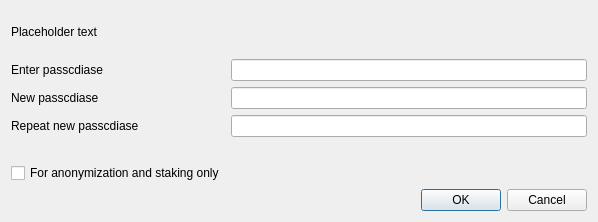
<?xml version="1.0" encoding="UTF-8"?>
<ui version="4.0">
 <class>AskPassphraseDialog</class>
 <widget class="QDialog" name="AskPassphraseDialog">
  <property name="geometry">
   <rect>
    <x>0</x>
    <y>0</y>
    <width>598</width>
    <height>222</height>
   </rect>
  </property>
  <property name="sizePolicy">
   <sizepolicy hsizetype="Preferred" vsizetype="Minimum">
    <horstretch>0</horstretch>
    <verstretch>0</verstretch>
   </sizepolicy>
  </property>
  <property name="minimumSize">
   <size>
    <width>550</width>
    <height>0</height>
   </size>
  </property>
  <property name="windowTitle">
   <string>Passcdiase Dialog</string>
  </property>
  <layout class="QVBoxLayout" name="verticalLayout">
   <property name="sizeConstraint">
    <enum>QLayout::SetMinimumSize</enum>
   </property>
   <item>
    <widget class="QLabel" name="warningLabel">
     <property name="text">
      <string notr="true">Placeholder text</string>
     </property>
     <property name="textFormat">
      <enum>Qt::RichText</enum>
     </property>
     <property name="wordWrap">
      <bool>true</bool>
     </property>
    </widget>
   </item>
   <item>
    <layout class="QFormLayout" name="formLayout">
     <property name="sizeConstraint">
      <enum>QLayout::SetMinimumSize</enum>
     </property>
     <property name="fieldGrowthPolicy">
      <enum>QFormLayout::AllNonFixedFieldsGrow</enum>
     </property>
     <item row="0" column="0">
      <widget class="QLabel" name="passLabel1">
       <property name="text">
        <string>Enter passcdiase</string>
       </property>
      </widget>
     </item>
     <item row="0" column="1">
      <widget class="QLineEdit" name="passEdit1">
       <property name="echoMode">
        <enum>QLineEdit::Password</enum>
       </property>
      </widget>
     </item>
     <item row="1" column="0">
      <widget class="QLabel" name="passLabel2">
       <property name="text">
        <string>New passcdiase</string>
       </property>
      </widget>
     </item>
     <item row="1" column="1">
      <widget class="QLineEdit" name="passEdit2">
       <property name="echoMode">
        <enum>QLineEdit::Password</enum>
       </property>
      </widget>
     </item>
     <item row="2" column="0">
      <widget class="QLabel" name="passLabel3">
       <property name="text">
        <string>Repeat new passcdiase</string>
       </property>
      </widget>
     </item>
     <item row="2" column="1">
      <widget class="QLineEdit" name="passEdit3">
       <property name="echoMode">
        <enum>QLineEdit::Password</enum>
       </property>
      </widget>
     </item>
     <item row="3" column="1">
      <widget class="QLabel" name="capsLabel">
       <property name="font">
        <font>
         <weight>75</weight>
         <bold>true</bold>
        </font>
       </property>
       <property name="text">
        <string/>
       </property>
       <property name="alignment">
        <set>Qt::AlignCenter</set>
       </property>
      </widget>
     </item>
     <item row="4" column="0">
      <widget class="QCheckBox" name="anonymizationCheckBox">
       <property name="enabled">
        <bool>true</bool>
       </property>
       <property name="toolTip">
        <string>Serves to disable the trivial sendmoney when OS account compromised. Provides no real security.</string>
       </property>
       <property name="text">
        <string>For anonymization and staking only</string>
       </property>
       <property name="visible">
        <bool>false</bool>
       </property>
      </widget>
     </item>
    </layout>
   </item>
   <item>
    <widget class="QDialogButtonBox" name="buttonBox">
     <property name="orientation">
      <enum>Qt::Horizontal</enum>
     </property>
     <property name="standardButtons">
      <set>QDialogButtonBox::Cancel|QDialogButtonBox::Ok</set>
     </property>
    </widget>
   </item>
  </layout>
 </widget>
 <resources/>
 <connections>
  <connection>
   <sender>buttonBox</sender>
   <signal>accepted()</signal>
   <receiver>AskPassphraseDialog</receiver>
   <slot>accept()</slot>
   <hints>
    <hint type="sourcelabel">
     <x>20</x>
     <y>20</y>
    </hint>
    <hint type="destinationlabel">
     <x>20</x>
     <y>20</y>
    </hint>
   </hints>
  </connection>
  <connection>
   <sender>buttonBox</sender>
   <signal>rejected()</signal>
   <receiver>AskPassphraseDialog</receiver>
   <slot>reject()</slot>
   <hints>
    <hint type="sourcelabel">
     <x>20</x>
     <y>20</y>
    </hint>
    <hint type="destinationlabel">
     <x>20</x>
     <y>20</y>
    </hint>
   </hints>
  </connection>
 </connections>
</ui>
